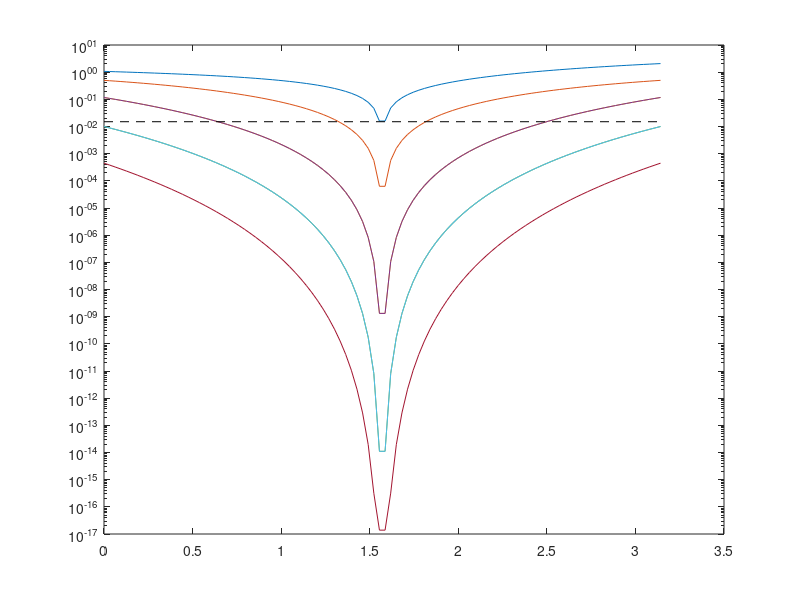

This figure's MATLAB source: (Note: this script raises an error after producing the figure.)
%% Clearing Environment
clear all;
close all;
clc;

%% Exercise 2a) Taylor Series
% Maximum absolute Error
tol = 0.015;

% Interval
Ia = 0;
Ib = pi;

% 100 equally spaced points
N = 100;
interval = linspace(Ia,Ib,N)';

% Function
f = @(x) x-1-0.5*sin(x);

% Function derivatives
fder = @(x) 1-0.5*cos(x);
fder2 = @(x) 0.5*sin(x);
fder3 = @(x) 0.5*cos(x);
fder4 = @(x) -0.5*sin(x);
fder5 = @(x) -0.5*cos(x);
fder6 = @(x) 0.5*sin(x);

% Base point
a = pi/2;

% Base Point set into function and derivations
y_a = [f(a) fder(a) fder2(a) fder3(a) fder4(a) fder5(a) fder6(a)];

% Computing the y values of the function
y = f(interval);

% Highest Order (+1 to avoid 0 index in array)
highest_order = 6+1;

% Error Storage
f_hat = zeros(N,highest_order);

% Taylor Series Expansion
for p = 1:(highest_order)
    for n = 1:p
        f_hat(:,p) = f_hat(:,p)+y_a(n)*(interval-a).^(n-1)/factorial(n-1);
    end
end

% Computing errors
errors = abs(f_hat-y);
err_p= max(errors);
[~,pMin]=max(err_p<tol);

% Answer the question
fprintf("The minimum order of TS giving a max_E<%.3f is: %d \n", tol, pMin-1)

% Plotting
figure();
semilogy(interval,errors);
hold on
plot([interval(1) interval(end)],tol*[1 1],'k--');
% Write legend labels
labels=strings(highest_order+1,1);
for p=1:highest_order
    labels(p)=sprintf('Err_%d',p-1);
end
labels(end)='ErrTol';
% Write axis labels and titles
xlabel('x'); 
ylabel('Error, |f(x)-TS_p(x)|');
title('Error for the Taylor series approximation of f(x)')
legend(labels,'Location','southeast','NumColumns',2)
savefig("x_vs_errors.fig");
hold off;
close;

%% Exercise 2b) Forward finite Difference
% Function
f = @(x) x-1-0.5*sin(x);

% x_bar
x_bar = pi/4;

% Height
hs=1.d1.^[0:-1:-15];

% Computing forward finite difference
d_f_x = (f(x_bar+hs)-f(x_bar))./hs;

% Computing Error
error = abs(fder(x_bar)-d_f_x);

% Answer the question
[~,iMin] = min(error);
fprintf("Round-off starts to dominate for h<%.1e \n", hs(iMin));

% Estimate for M in the interval
M=max(abs(fder(interval)))/2;

% Plotting
figure();
loglog(hs,error);
hold on;
loglog(hs, M*hs,'r--')
legend('Total Error', 'Estimate trunc error','Location', 'SouthEast')
xlabel('h'); 
ylabel("Error, |f'(x)-\delta_+f(x)|");
title(sprintf('Error for forward finite difference at x=%.3f',x_bar));
savefig("h_vs_error.fig");
hold off;
close;

%% Exercise 2c) Secant Method
% Function
f = @(x) x-1-0.5*sin(x);

% Guesses
x0 = pi;
x1 = 3;
guesses = [x0 x1];

% Tolerance
tol = 1e-12;

% Use secant solver
[x, it] = secant_solver(f, guesses, tol);

% Plotting
figure();
plot(interval,y);
hold on;
plot(x,f(x),'ro');
labels = ['f(x)';'root'];
xlabel("x");
ylabel("f(x)");
title(sprintf('Root of f(x) computed in %d iterations',it));
legend(labels,'Location','northwest');
savefig("root_secant.fig");
hold off;
close;
